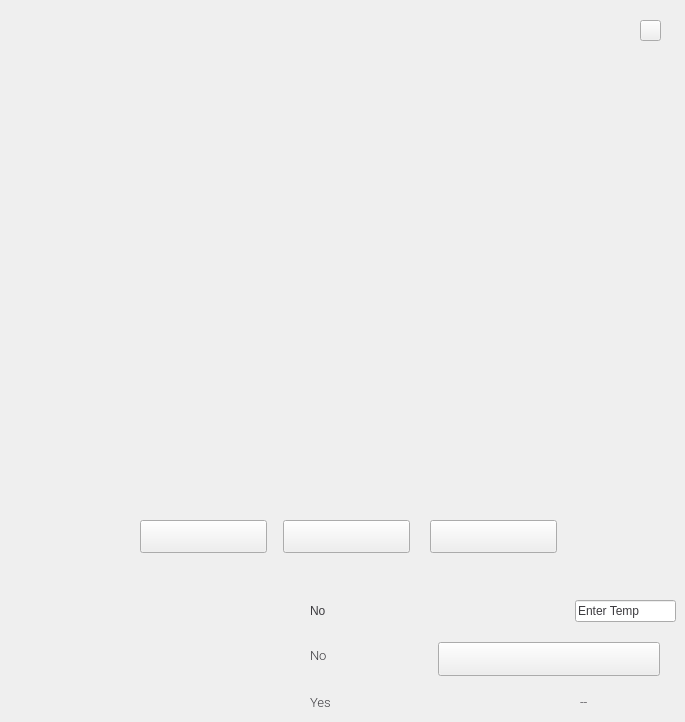
      <widget class="QWidget" name="page_analyzeTanks">
       <property name="styleSheet">
        <string notr="true">border-image: url(:/Resources/AnalyzeBG.png);</string>
       </property>
       <widget class="QLabel" name="camLabel">
        <property name="geometry">
         <rect>
          <x>91</x>
          <y>205</y>
          <width>533</width>
          <height>260</height>
         </rect>
        </property>
        <property name="styleSheet">
         <string notr="true">border-image: url(:/Resources/darkBlackBG.png);</string>
        </property>
        <property name="text">
         <string/>
        </property>
       </widget>
       <widget class="QPushButton" name="close">
        <property name="geometry">
         <rect>
          <x>640</x>
          <y>20</y>
          <width>21</width>
          <height>21</height>
         </rect>
        </property>
        <property name="styleSheet">
         <string notr="true">QPushButton{
border-image: url(:/Resources/exitBlue.png);
background-repeat: none;
}

QPushButton:hover{
border-image: url(:/Resources/exitWhiteBlue.png);
}

QPushButton:pressed{
border-image: url(:/Resources/exitWhiteBlue.png);
}x</string>
        </property>
        <property name="text">
         <string/>
        </property>
       </widget>
       <widget class="QLabel" name="label_holes2">
        <property name="geometry">
         <rect>
          <x>310</x>
          <y>600</y>
          <width>101</width>
          <height>21</height>
         </rect>
        </property>
        <property name="styleSheet">
         <string notr="true">border-image: url(:/Resources/whiteBG.png);
color: rgb(60, 59, 63);
font: 25 10pt &quot;Roboto Light&quot;;</string>
        </property>
        <property name="text">
         <string>No</string>
        </property>
       </widget>
       <widget class="QLabel" name="label_pipe2">
        <property name="geometry">
         <rect>
          <x>310</x>
          <y>692</y>
          <width>101</width>
          <height>21</height>
         </rect>
        </property>
        <property name="font">
         <font>
          <family>Roboto Light</family>
          <pointsize>10</pointsize>
          <weight>3</weight>
          <italic>false</italic>
          <bold>false</bold>
         </font>
        </property>
        <property name="styleSheet">
         <string notr="true">border-image: url(:/Resources/whiteBG.png);
color: rgb(60, 59, 63);
font: 25 10pt &quot;Roboto Light&quot;;</string>
        </property>
        <property name="text">
         <string>Yes</string>
        </property>
       </widget>
       <widget class="QLabel" name="label_cleaning2">
        <property name="geometry">
         <rect>
          <x>310</x>
          <y>645</y>
          <width>101</width>
          <height>21</height>
         </rect>
        </property>
        <property name="font">
         <font>
          <family>Roboto Light</family>
          <pointsize>10</pointsize>
          <weight>3</weight>
          <italic>false</italic>
          <bold>false</bold>
         </font>
        </property>
        <property name="styleSheet">
         <string notr="true">border-image: url(:/Resources/whiteBG.png);
color: rgb(60, 59, 63);
font: 25 10pt &quot;Roboto Light&quot;;</string>
        </property>
        <property name="text">
         <string>No</string>
        </property>
       </widget>
       <widget class="QPushButton" name="button_cleaning_2">
        <property name="geometry">
         <rect>
          <x>283</x>
          <y>520</y>
          <width>127</width>
          <height>33</height>
         </rect>
        </property>
        <property name="styleSheet">
         <string notr="true">QPushButton{
border-image: url(:/Resources/Cleaning.png);
background-repeat: none;
}

QPushButton:hover{
border-image: url(:/Resources/CleaningPressed.png);
}

QPushButton:pressed{
border-image: url(:/Resources/CleaningPressed.png);
}x</string>
        </property>
        <property name="text">
         <string/>
        </property>
       </widget>
       <widget class="QPushButton" name="button_holes_2">
        <property name="geometry">
         <rect>
          <x>140</x>
          <y>520</y>
          <width>127</width>
          <height>33</height>
         </rect>
        </property>
        <property name="styleSheet">
         <string notr="true">QPushButton{
border-image: url(:/Resources/Holes.png);
background-repeat: none;
}

QPushButton:hover{
border-image: url(:/Resources/HolesPressed.png);
}

QPushButton:pressed{
border-image: url(:/Resources/HolesPressed.png);
}x</string>
        </property>
        <property name="text">
         <string/>
        </property>
       </widget>
       <widget class="QPushButton" name="button_pipe_2">
        <property name="geometry">
         <rect>
          <x>430</x>
          <y>520</y>
          <width>127</width>
          <height>33</height>
         </rect>
        </property>
        <property name="styleSheet">
         <string notr="true">QPushButton{
border-image: url(:/Resources/Pipes.png);
background-repeat: none;
}

QPushButton:hover{
border-image: url(:/Resources/PipesPressed.png);
}

QPushButton:pressed{
border-image: url(:/Resources/PipesPressed.png);
}x</string>
        </property>
        <property name="text">
         <string/>
        </property>
       </widget>
       <widget class="QPushButton" name="button_pipe_3">
        <property name="geometry">
         <rect>
          <x>438</x>
          <y>642</y>
          <width>222</width>
          <height>34</height>
         </rect>
        </property>
        <property name="styleSheet">
         <string notr="true">QPushButton{
border-image: url(:/Resources/predict.png);
background-repeat: none;
}

QPushButton:hover{
border-image: url(:/Resources/predictPressed.png);
}

QPushButton:pressed{
border-image: url(:/Resources/predictPressed.png);
}x</string>
        </property>
        <property name="text">
         <string/>
        </property>
       </widget>
       <widget class="QLineEdit" name="lineEdit_temp">
        <property name="geometry">
         <rect>
          <x>575</x>
          <y>600</y>
          <width>101</width>
          <height>22</height>
         </rect>
        </property>
        <property name="styleSheet">
         <string notr="true">border-image: url(:/Resources/whiteBG.png);
color: rgb(60, 59, 63);
font: 25 10pt &quot;Roboto Light&quot;;</string>
        </property>
        <property name="text">
         <string>Enter Temp</string>
        </property>
       </widget>
       <widget class="QLabel" name="label_waterSalinity">
        <property name="geometry">
         <rect>
          <x>580</x>
          <y>692</y>
          <width>71</width>
          <height>21</height>
         </rect>
        </property>
        <property name="font">
         <font>
          <family>Roboto Light</family>
          <pointsize>10</pointsize>
          <weight>3</weight>
          <italic>false</italic>
          <bold>false</bold>
         </font>
        </property>
        <property name="styleSheet">
         <string notr="true">border-image: url(:/Resources/whiteBG.png);
color: rgb(60, 59, 63);
font: 25 10pt &quot;Roboto Light&quot;;</string>
        </property>
        <property name="text">
         <string>--</string>
        </property>
       </widget>
      </widget>
